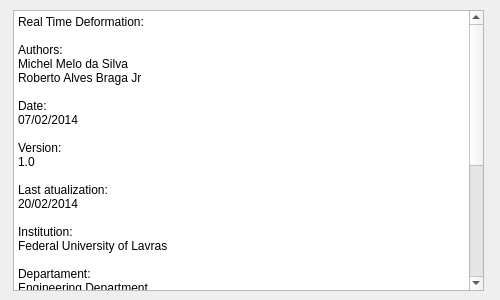
<?xml version="1.0" encoding="UTF-8"?>
<ui version="4.0">
 <class>DialogSobre</class>
 <widget class="QDialog" name="DialogSobre">
  <property name="geometry">
   <rect>
    <x>0</x>
    <y>0</y>
    <width>500</width>
    <height>300</height>
   </rect>
  </property>
  <property name="minimumSize">
   <size>
    <width>500</width>
    <height>300</height>
   </size>
  </property>
  <property name="maximumSize">
   <size>
    <width>500</width>
    <height>300</height>
   </size>
  </property>
  <property name="windowTitle">
   <string>Dialog</string>
  </property>
  <widget class="QPlainTextEdit" name="plainTextEdit">
   <property name="geometry">
    <rect>
     <x>13</x>
     <y>10</y>
     <width>471</width>
     <height>281</height>
    </rect>
   </property>
   <property name="readOnly">
    <bool>true</bool>
   </property>
   <property name="plainText">
    <string>Real Time Deformation:

Authors: 
Michel Melo da Silva 
Roberto Alves Braga Jr

Date: 
07/02/2014

Version: 
1.0

Last atualization:
20/02/2014

Institution: 
Federal University of Lavras

Departament: 
Engineering Department

Setor:
Centre for Development of Applied Instrumentation in Agriculture

Local: 
Lavras - MG - Brazil

Related Papers:
--
--

Contacts: 
michelms@comp.ufla.br
robbraga@gmail.com</string>
   </property>
  </widget>
 </widget>
 <resources/>
 <connections/>
</ui>
